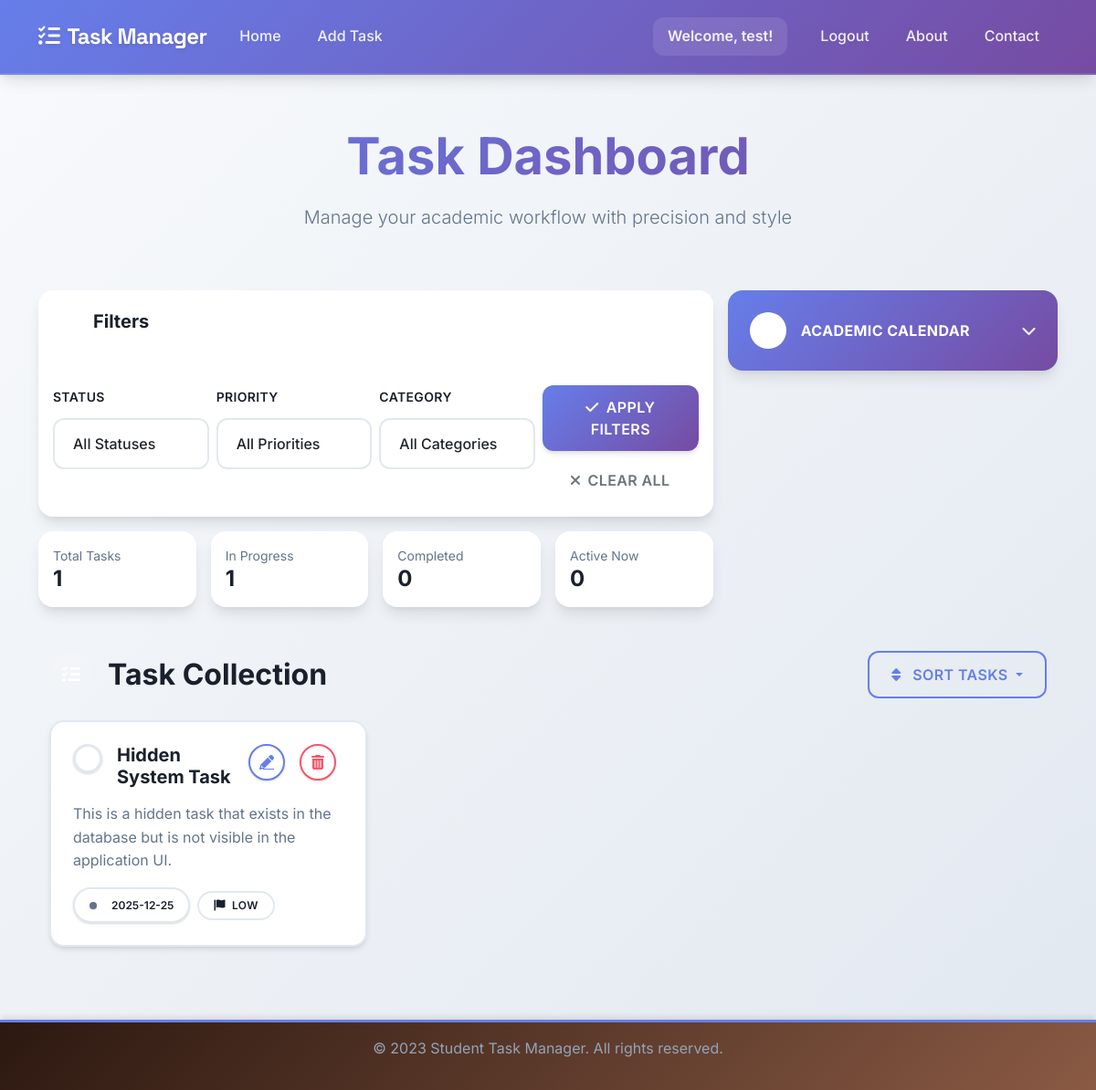
The page / (signed in) on the database its author committed.
### tables this page shows
CREATE TABLE users (
    id INTEGER PRIMARY KEY AUTOINCREMENT,
    username TEXT UNIQUE NOT NULL,
    password_hash TEXT NOT NULL,
    email TEXT UNIQUE NOT NULL
);

CREATE TABLE tasks (
    id INTEGER PRIMARY KEY AUTOINCREMENT,
    user_id INTEGER NOT NULL,
    title TEXT NOT NULL,
    description TEXT,
    due_date TEXT,
    priority TEXT NOT NULL DEFAULT 'medium',
    status TEXT NOT NULL DEFAULT 'not_started',
    category_id INTEGER,
    completed_at TEXT,
    FOREIGN KEY (user_id) REFERENCES users (id),
    FOREIGN KEY (category_id) REFERENCES categories (id)
);

### Task_Organiser/app.py (the view)
    @app.route('/')
    @login_required
    def index():
        db = get_db()
        status = request.args.get('status')
        priority = request.args.get('priority')
        category_id = request.args.get('category')
        query = '''
            SELECT t.*, c.name as category_name, c.color as category_color
            FROM tasks t
            LEFT JOIN categories c ON t.category_id = c.id
            WHERE t.user_id = ?
        '''
        params = [g.user['id']]
        if status and status != 'all':
            query += ' AND t.status = ?'
            params.append(status)
        if priority and priority != 'all':
            query += ' AND t.priority = ?'
            params.append(priority)
        if category_id and category_id != 'all':
            query += ' AND t.category_id = ?'
            params.append(category_id)
        query += '''
            ORDER BY
                CASE WHEN t.due_date IS NULL THEN 1 ELSE 0 END,
                t.due_date ASC,
                CASE t.priority
                    WHEN 'high' THEN 1
                    WHEN 'medium' THEN 2
                    WHEN 'low' THEN 3
                    ELSE 4
                END
        '''
        tasks = db.execute(query, params).fetchall()
        categories = db.execute('SELECT * FROM categories ORDER BY name').fetchall()
        return render_template('index.html',
                             tasks=tasks,
                             categories=categories,
                             current_status=status or 'all',
                             current_priority=priority or 'all',
                             current_category=category_id or 'all')

### Task_Organiser/templates/index.html (shortened to what this page needs)
{% extends "base.html" %}
{% block content %}
  <div class="row mb-5 fade-in-up">
    <div class="col-12">
      <div class="text-center">
        <h1 class="display-4 fw-bold mb-3" style="background: var(--primary-gradient); -webkit-background-clip: text; -webkit-text-fill-color: transparent; background-clip: text;">Task Dashboard</h1>
        <p class="lead text-secondary">Manage your academic workflow with precision and style</p>
      </div>
    </div>
  </div>
  <div class="row g-3 mb-4">
    <div class="col-12 col-lg-8 order-lg-1">
      <div class="card shadow-lg border-0 mb-3">
        <div class="card-body p-3">
          <div class="d-flex align-items-center mb-3">
            <div class="bg-gradient rounded-circle d-flex align-items-center justify-content-center me-2" style="width: 36px; height: 36px; background: var(--primary-gradient);">
              <i class="fas fa-filter text-white"></i>
            </div>
            <h5 class="mb-0 fw-bold">Filters</h5>
          </div>
          <div class="row g-2 align-items-center" id="filterForm">
            <div class="col-md-3">
              <label for="status" class="form-label">Status</label>
              <select class="form-select" id="status" name="status">
                <option value="all" {% if current_status == 'all' %}selected{% endif %}>All Statuses</option>
              </select>
            </div>
            <div class="col-md-3">
              <label for="priority" class="form-label">Priority</label>
              <select class="form-select" id="priority" name="priority">
                <option value="all" {% if current_priority == 'all' %}selected{% endif %}>All Priorities</option>
              </select>
            </div>
            <div class="col-md-3">
              <label for="category" class="form-label">Category</label>
              <select class="form-select" id="category" name="category">
                <option value="all" {% if current_category == 'all' %}selected{% endif %}>All Categories</option>
              </select>
            </div>
            <div class="col-md-3">
              <label class="form-label">&nbsp;</label>
              <div class="d-grid gap-2">
                <button type="button" class="btn btn-primary" id="applyFilters">
                  <i class="fas fa-check me-2"></i>Apply Filters
                </button>
                <button type="button" class="btn btn-outline-secondary" id="clearFilters">
                  <i class="fas fa-times me-2"></i>Clear All
                </button>
              </div>
            </div>
          </div>
        </div>
      </div>
      <div class="row g-3">
        <div class="col-6 col-md-3">
          <div class="card shadow-lg border-0 h-100 filter-card fade-in-up" data-status="all" data-priority="all" data-category="all" style="cursor: pointer; transition: all 0.3s ease;" onclick="setFilterFromCard(this)">
            <div class="card-body p-3">
              <div class="d-flex justify-content-between align-items-center">
                <div>
                  <small class="text-secondary d-block fw-semibold">Total Tasks</small>
                  <h4 class="mb-0 fw-bold">{{ tasks|length }}</h4>
                </div>
                <div class="bg-gradient rounded-circle d-flex align-items-center justify-content-center" style="width: 48px; height: 48px; background: var(--primary-gradient);">
                  <i class="fas fa-tasks text-white fs-5"></i>
                </div>
              </div>
            </div>
          </div>
        </div>
        <div class="col-6 col-md-3">
          <div class="card shadow-lg border-0 h-100 filter-card fade-in-up" data-status="not_started,in_progress" data-priority="all" data-category="all" style="cursor: pointer; transition: all 0.3s ease; animation-delay: 0.1s;" onclick="setFilterFromCard(this)">
            <div class="card-body p-3">
              <div class="d-flex justify-content-between align-items-center">
                <div>
                  <small class="text-secondary d-block fw-semibold">In Progress</small>
                  <h4 class="mb-0 fw-bold">{{ tasks|selectattr('status', '!=', 'completed')|list|length }}</h4>
                </div>
                <div class="bg-gradient rounded-circle d-flex align-items-center justify-content-center" style="width: 48px; height: 48px; background: var(--warning-gradient);">
                  <i class="fas fa-clock text-white fs-5"></i>
                </div>
              </div>
            </div>
          </div>
        </div>
        <div class="col-6 col-md-3">
          <div class="card shadow-lg border-0 h-100 filter-card fade-in-up" data-status="completed" data-priority="all" data-category="all" style="cursor: pointer; transition: all 0.3s ease; animation-delay: 0.2s;" onclick="setFilterFromCard(this)">
            <div class="card-body p-3">
              <div class="d-flex justify-content-between align-items-center">
                <div>
                  <small class="text-secondary d-block fw-semibold">Completed</small>
                  <h4 class="mb-0 fw-bold">{{ tasks|selectattr('status', '==', 'completed')|list|length }}</h4>
                </div>
                <div class="bg-gradient rounded-circle d-flex align-items-center justify-content-center" style="width: 48px; height: 48px; background: var(--success-gradient);">
                  <i class="fas fa-check-circle text-white fs-5"></i>
                </div>
              </div>
            </div>
          </div>
        </div>
        <div class="col-6 col-md-3">
          <div class="card shadow-lg border-0 h-100 filter-card fade-in-up" data-status="in_progress" data-priority="all" data-category="all" style="cursor: pointer; transition: all 0.3s ease; animation-delay: 0.3s;" onclick="setFilterFromCard(this)">
            <div class="card-body p-3">
              <div class="d-flex justify-content-between align-items-center">
                <div>
                  <small class="text-secondary d-block fw-semibold">Active Now</small>
                  <h4 class="mb-0 fw-bold">{{ tasks|selectattr('status', '==', 'in_progress')|list|length }}</h4>
                </div>
                <div class="bg-gradient rounded-circle d-flex align-items-center justify-content-center" style="width: 48px; height: 48px; background: var(--info-gradient);">
                  <i class="fas fa-spinner text-white fs-5"></i>
                </div>
              </div>
            </div>
          </div>
        </div>
      </div>
    </div>
    <div class="col-12 col-lg-4 order-lg-2">
      <div class="card shadow-lg border-0 fade-in-up" style="animation-delay: 0.4s;">
        <div class="card-body p-0">
          <button class="btn w-100 text-start p-4 border-0 d-flex justify-content-between align-items-center" type="button" data-bs-toggle="collapse" data-bs-target="#calendarCollapse" aria-expanded="false" aria-controls="calendarCollapse" style="background: linear-gradient(135deg, var(--primary-color) 0%, var(--primary-light) 100%); color: white;">
            <div class="d-flex align-items-center">
              <div class="bg-white bg-opacity-20 rounded-circle d-flex align-items-center justify-content-center me-3" style="width: 40px; height: 40px;">
                <i class="fas fa-calendar-alt text-white"></i>
              </div>
              <span class="fw-bold fs-6">Academic Calendar</span>
            </div>
            <i class="fas fa-chevron-down"></i>
          </button>
        </div>
      </div>
    </div>
  </div>
  <div class="container-fluid mt-5">
    <div class="d-flex justify-content-between align-items-center mb-4">
      <div class="d-flex align-items-center">
        <div class="bg-gradient rounded-circle d-flex align-items-center justify-content-center me-3" style="width: 48px; height: 48px; background: var(--primary-gradient);">
          <i class="fas fa-list-check text-white fs-5"></i>
        </div>
        <h2 class="mb-0 fw-bold">Task Collection</h2>
      </div>
      <div class="dropdown">
        <button class="btn btn-outline-primary dropdown-toggle" type="button" id="sortDropdown" data-bs-toggle="dropdown" aria-expanded="false" style="border-radius: var(--border-radius-md); font-weight: 600;">
          <i class="fas fa-sort me-2"></i> Sort Tasks
        </button>
      </div>
    </div>
    {% if tasks %}
      <div class="row row-cols-1 row-cols-md-2 row-cols-lg-3 g-4" id="task-container">
        {% for task in tasks %}
          <div class="col task-item fade-in-up" data-status="{{ task.status }}" data-due-date="{{ task.due_date }}" data-priority="{{ task.priority }}" data-category="{{ task.category_id or task.category or '' }}">
            <div class="card h-100 task-card priority-{{ task.priority }} {% if task.status == 'completed' %}status-completed{% endif %}">
              <div class="card-body d-flex flex-column p-4">
                <div class="d-flex justify-content-between align-items-start mb-3">
                  <form action="{{ url_for('toggle_task_status', task_id=task.id) }}" method="post" class="me-3">
                    <button type="submit" class="btn btn-link p-0 task-toggle {% if task.status == 'completed' %}completed{% endif %}" title="{% if task.status == 'completed' %}Mark as not completed{% else %}Mark as completed{% endif %}">
                    </button>
                  </form>
                  <h5 class="card-title mb-0 flex-grow-1 {% if task.status == 'completed' %}text-decoration-line-through{% else %}fw-bold{% endif %}"{% if task.status != 'completed' %} style="color: var(--text-primary);"{% endif %}>
                    {{ task.title }}
                  </h5>
                  <div class="task-actions d-flex">
                    <a href="{{ url_for('edit_task', task_id=task.id) }}" class="btn-action btn-edit" title="Edit task">
                      <i class="fas fa-pencil-alt"></i>
                    </a>
                    <form action="{{ url_for('delete_task', task_id=task.id) }}" method="post" class="d-inline">
                      <button type="submit" class="btn-action btn-delete ms-2"
                              onclick="return confirm('Are you sure you want to delete this task?')"
                              title="Delete task">
                        <i class="fas fa-trash-alt"></i>
                      </button>
                    </form>
                  </div>
                </div>
                {% if task.description %}
                  <p class="card-text mb-3 flex-grow-1" style="color: var(--text-secondary);">{{ task.description|truncate(100) }}</p>
                {% endif %}
                <div class="mt-auto">
                  <div class="d-flex flex-wrap gap-2 align-items-center">
                    {% if task.due_date %}
                      <span class="task-due-date" data-due-date="{{ task.due_date }}">
                        {{ task.due_date|format_datetime }}
                      </span>
                    {% endif %}
                    <span class="badge priority-{{ task.priority }}">
                      <i class="fas fa-flag me-1"></i> {{ task.priority|title }}
                    </span>
                  </div>
                </div>
              </div>
            </div>
          </div>
        {% endfor %}
      </div>
  {% endif %}
{% endblock %}

### Task_Organiser/templates/base.html (shortened to what this page needs)
<!DOCTYPE html>
<html lang="en">
<head>
    <link href="https://cdn.jsdelivr.net/npm/bootstrap@5.1.3/dist/css/bootstrap.min.css" rel="stylesheet">
    <link href="https://cdnjs.cloudflare.com/ajax/libs/font-awesome/6.0.0/css/all.min.css" rel="stylesheet">
</head>
<body>
    <nav class="navbar navbar-expand-lg navbar-dark bg-dark">
        <div class="container">
            <a class="navbar-brand" href="{{ url_for('index') }}">
                <i class="fas fa-tasks me-2"></i>Task Manager
            </a>
            <div class="collapse navbar-collapse" id="navbarNav">
                <ul class="navbar-nav me-auto">
                    <li class="nav-item">
                        <a class="nav-link" href="{{ url_for('index') }}">Home</a>
                    </li>
                    <li class="nav-item">
                        <a class="nav-link" href="{{ url_for('add_task') }}">Add Task</a>
                    </li>
                </ul>
                <div class="navbar-nav ms-auto">
                    {% if g.user %}
                        <span class="navbar-text me-3">Welcome, {{ g.user.username }}!</span>
                        <a class="nav-link" href="{{ url_for('logout') }}">Logout</a>
                    {% else %}
                        <a class="nav-link" href="{{ url_for('login') }}">Login</a>
                        <a class="nav-link" href="{{ url_for('register') }}">Register</a>
                    {% endif %}
                    <a class="nav-link" href="{{ url_for('about') }}">About</a>
                    <a class="nav-link" href="{{ url_for('contact') }}">Contact</a>
                </div>
            </div>
        </div>
    </nav>
    <main class="container mt-4">
        {% block content %}{% endblock %}
    </main>
    <footer class="bg-light text-center text-muted py-3 mt-5">
        <div class="container">
            <p>&copy; 2023 Student Task Manager. All rights reserved.</p>
        </div>
    </footer>
</body>
</html>

### rows shown on the page
users: user.username "test"
tasks: title "Hidden System Task", description "This is a hidden task that exists in the database but is not visible in the application UI.", due_date "2025-12-25", priority "LOW"

### other values the page prints
{{ tasks|length }} "1"
{{ tasks|selectattr('status', '!=', 'completed')|list|length }} "1"
{{ tasks|selectattr('status', '==', 'completed')|list|length }} "0"
{{ tasks|selectattr('status', '==', 'in_progress')|list|length }} "0"
